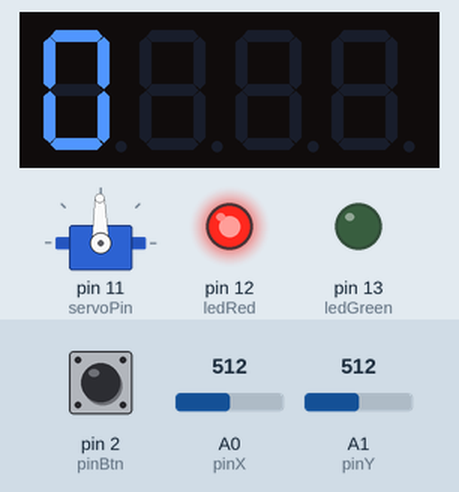
This sketch was run on a simulated Arduino Uno, built with avr-gcc and run on an emulated ATmega328P. Parts: servo, 4-digit seven-segment display, output pins drawn as LEDs (lit = HIGH). Dashed ring = blinking. The inputs (shaded band) are chosen by the test bench; at power-on: pin 2 (pinBtn) HIGH, A0 (pinX) = 512, A1 (pinY) = 512.

Above: at 1.2 s.
1.3 s: pin 2 (pinBtn) pulled LOW for 0.15 s
At 1.37 s:
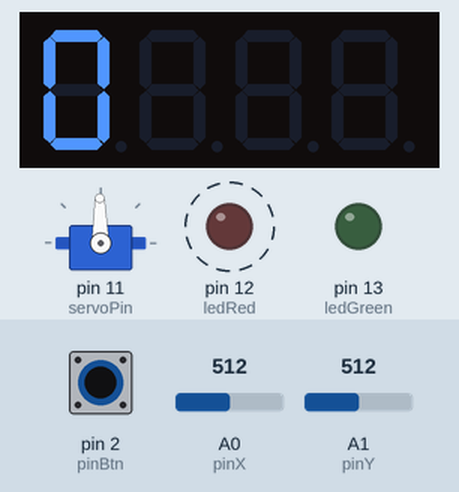
2.0 s: pin 2 (pinBtn) pulled LOW for 3.2 s
5.8 s: pin 2 (pinBtn) pulled LOW for 1 s
At 8.9 s:
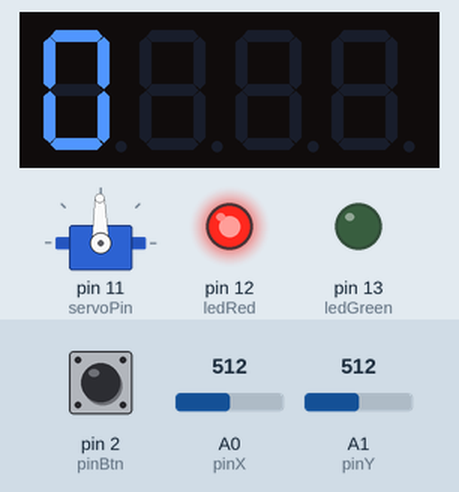
Timing chart, 0 to 10.4 s (numbered marks = the images above; inputs shaded):
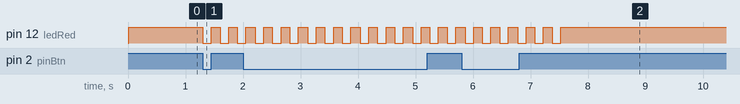

The sketch:

Vault.ino
```cpp
#include<Arduino.h>
#include<TM1637Display.h>
#include<Servo.h>


#define CLK 4
#define DIO 3
TM1637Display display(CLK, DIO);

Servo lockServo;
const int servoPin=11;

const int pinX=A0;
const int pinY=A1;
const int pinBtn=2;

const int ledGreen=13;
const int ledRed=12;

int correctCode[4]={1,2,3,4};
int userCode[4]={0,0,0,0};
int activeDigit=0;

bool isLocked=true;
unsigned long lastMoveTime=0;
const int debounceDelay=300;

void updateDisplay(){
  display.showNumberDec(userCode[0]*1000+userCode[1]*100+userCode[2]*10+userCode[3], 0, true);
}
void setup() {
  Serial.begin(9600);
  lockServo.attach(servoPin);
  lockServo.write(91);

  pinMode(pinBtn,INPUT_PULLUP);
  pinMode(ledGreen, OUTPUT);
  pinMode(ledRed,OUTPUT);

  display.setBrightness(0x0f);
  updateDisplay();

  digitalWrite(ledRed, HIGH);
  digitalWrite(ledGreen, LOW);
  // put your setup code here, to run once:

}

void loop() {
  int xVal=analogRead(pinX);
  int yVal=analogRead(pinY);
  bool bthPressed=!digitalRead(pinBtn);

  if(millis()-lastMoveTime>debounceDelay){
    if(yVal>800){
      userCode[activeDigit]++;
      if(userCode[activeDigit]>9) userCode[activeDigit]=0;
      updateDisplay();
      lastMoveTime=millis();
    }
    else if (yVal<200){
      userCode[activeDigit]--;
      if (userCode[activeDigit]<0) userCode[activeDigit]=9;
      updateDisplay();
      lastMoveTime=millis();
    }
    if(xVal>800){
      activeDigit++;
      if(activeDigit<0) activeDigit=3;
      lastMoveTime=millis();
    }
    else if (xVal<200){
      activeDigit--;
      if(activeDigit<0) activeDigit=3;
      lastMoveTime=millis();
    }
  }
  if(bthPressed && (millis()-lastMoveTime>500)){
    lastMoveTime=millis();
    if(isLocked){
      bool codeMatch=true;
      for(int i=0;i<4;i++){
        if(userCode[i] !=correctCode[i]){
          codeMatch=false;
        }
      }
      if (codeMatch){
        digitalWrite(ledRed,LOW);
        digitalWrite(ledGreen,HIGH);
        lockServo.write(120);
        delay(2000);
        lockServo.write(91);
        isLocked=false;
      }
      else{
        for(int i=0;i<3;i++){
          digitalWrite(ledRed,LOW);
          delay(150);
          digitalWrite(ledRed,HIGH);
          delay(150);
        }
        for(int i=0;i<4;i++) userCode[i]=0;
        activeDigit=0;
        updateDisplay();
      }
    }
    else{
      digitalWrite(ledGreen,LOW);
      digitalWrite(ledRed,HIGH);
      lockServo.write(50);
      delay(200);
      lockServo.write(91);
      for(int i=0;i<4;i++) userCode[i]=0;
      activeDigit=0;
      updateDisplay();
      isLocked=true;
    }
  }

  // put your main code here, to run repeatedly:

}
```

Measured:
- after the input at 1.3 s, pin 12 (ledRed): alternates HIGH for 0.15 s and LOW for 0.15 s, starting at once
- after the input at 5.8 s, pin 12 (ledRed): alternates HIGH for 0.15 s and LOW for 0.15 s, 12 changes in all, then stays HIGH, starting after 0.06 s
